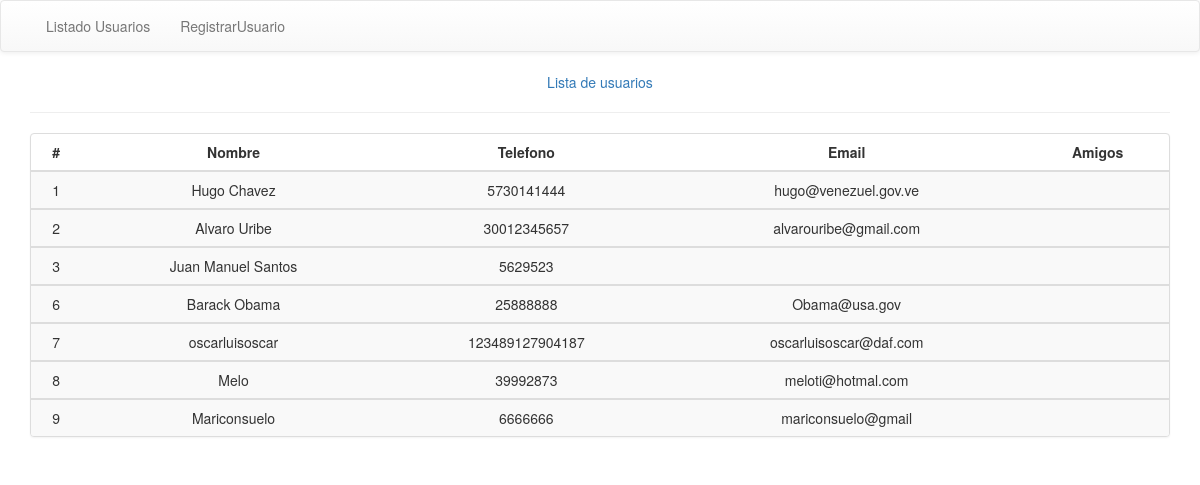
Screenshot of /listado.php with the database file from the repository.
### tables this page shows
CREATE TABLE `usuarios` (
  `codUsuario` int(4) NOT NULL,
  `nombre` varchar(120) NOT NULL,
  `telefono` varchar(50) NOT NULL,
  `email` varchar(50) NOT NULL
);

### listado.php (the view, shortened to what this page needs)
<!DOCTYPE html>
<html>
<head>
<link rel="stylesheet" href="https://maxcdn.bootstrapcdn.com/bootstrap/3.3.7/css/bootstrap.min.css">
<link rel="stylesheet" href="https://maxcdn.bootstrapcdn.com/bootstrap/3.3.7/css/bootstrap-theme.min.css">
</head>
<body>
<?php
$servidor       = "localhost";
$usuario        = "root";
$clave          = "";
$conexion       =mysql_connect ($servidor, $usuario, $clave) or die ('problema conectando porque :' . mysql_error());
$cadena         ="SELECT * FROM usuarios";
$tabla          = mysql_query($cadena, $conexion) or die ("problema con cadena de conexion<br><b>" . mysql_error()."</b>");
?>
<div class="container" style="text-align: center">
								<a href="#" ">Lista de usuarios</a>
								<hr>
								<div class="panel panel-default">
								<div class="table-responsive">
<?php
echo "<table class='table table-striped' responsive>";
echo "<thead>";
echo "<tr>";
echo "<th  style='text-align:center'>#</th>";
echo "<th  style='text-align:center'>Nombre</th>";
echo "<th  style='text-align:center'>Telefono</th>";
echo "<th  style='text-align:center'>Email  </th>";
echo "<th  style='text-align:center'>Amigos  </th>";
echo "</tr>";
echo "</thead>";
while ($registro = mysql_fetch_array($tabla))
{
	echo "<tbody>";
	   echo "<tr>";
	       echo "<td>".$registro['codUsuario']."</td>";
    echo "<td>".$registro['nombre']."</td>";
        echo "<td>".$registro['telefono']."</td>";
            echo "<td>".$registro['email']."</td>";
            echo "<td>".$registro['amigos']."</td";
    echo "</tbody>";
}
echo "</table>";
?>
</div>
</div>
</div>
</body>
</html>

### rows the page displays
usuarios: codUsuario "1", nombre "Hugo Chavez", telefono "5730141444", email "hugo@venezuel.gov.ve"
usuarios: codUsuario "2", nombre "Alvaro Uribe", telefono "30012345657", email "alvarouribe@gmail.com"
usuarios: codUsuario "3", nombre "Juan Manuel Santos", telefono "5629523"
usuarios: codUsuario "6", nombre "Barack Obama", telefono "25888888", email "Obama@usa.gov"
usuarios: codUsuario "7", nombre "oscarluisoscar", telefono "123489127904187", email "oscarluisoscar@daf.com"
usuarios: codUsuario "8", nombre "Melo", telefono "39992873", email "meloti@hotmal.com"
usuarios: codUsuario "9", nombre "Mariconsuelo", telefono "6666666", email "mariconsuelo@gmail"
